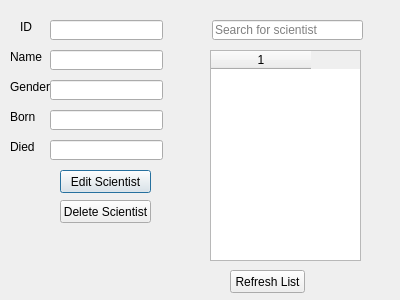
<?xml version="1.0" encoding="UTF-8"?>
<ui version="4.0">
 <class>EditDeletScientist</class>
 <widget class="QDialog" name="EditDeletScientist">
  <property name="geometry">
   <rect>
    <x>0</x>
    <y>0</y>
    <width>400</width>
    <height>300</height>
   </rect>
  </property>
  <property name="windowTitle">
   <string>Dialog</string>
  </property>
  <widget class="QPushButton" name="pushButton">
   <property name="geometry">
    <rect>
     <x>60</x>
     <y>170</y>
     <width>91</width>
     <height>23</height>
    </rect>
   </property>
   <property name="text">
    <string>Edit Scientist</string>
   </property>
  </widget>
  <widget class="QPushButton" name="DeleteScientist">
   <property name="geometry">
    <rect>
     <x>60</x>
     <y>200</y>
     <width>91</width>
     <height>23</height>
    </rect>
   </property>
   <property name="text">
    <string>Delete Scientist</string>
   </property>
  </widget>
  <widget class="QTableWidget" name="Names">
   <property name="geometry">
    <rect>
     <x>210</x>
     <y>50</y>
     <width>151</width>
     <height>211</height>
    </rect>
   </property>
   <property name="columnCount">
    <number>1</number>
   </property>
   <attribute name="verticalHeaderVisible">
    <bool>false</bool>
   </attribute>
   <column/>
  </widget>
  <widget class="QLineEdit" name="ScientistSearch">
   <property name="geometry">
    <rect>
     <x>212</x>
     <y>20</y>
     <width>151</width>
     <height>20</height>
    </rect>
   </property>
   <property name="text">
    <string/>
   </property>
   <property name="placeholderText">
    <string>Search for scientist</string>
   </property>
  </widget>
  <widget class="QLineEdit" name="txtName">
   <property name="geometry">
    <rect>
     <x>50</x>
     <y>50</y>
     <width>113</width>
     <height>20</height>
    </rect>
   </property>
  </widget>
  <widget class="QLineEdit" name="txtGender">
   <property name="geometry">
    <rect>
     <x>50</x>
     <y>80</y>
     <width>113</width>
     <height>20</height>
    </rect>
   </property>
  </widget>
  <widget class="QLineEdit" name="txtBorn">
   <property name="geometry">
    <rect>
     <x>50</x>
     <y>110</y>
     <width>113</width>
     <height>20</height>
    </rect>
   </property>
  </widget>
  <widget class="QLineEdit" name="txtDied">
   <property name="geometry">
    <rect>
     <x>50</x>
     <y>140</y>
     <width>113</width>
     <height>20</height>
    </rect>
   </property>
  </widget>
  <widget class="QLabel" name="label">
   <property name="geometry">
    <rect>
     <x>10</x>
     <y>50</y>
     <width>47</width>
     <height>13</height>
    </rect>
   </property>
   <property name="text">
    <string>Name</string>
   </property>
  </widget>
  <widget class="QLabel" name="label_2">
   <property name="geometry">
    <rect>
     <x>10</x>
     <y>80</y>
     <width>47</width>
     <height>13</height>
    </rect>
   </property>
   <property name="text">
    <string>Gender</string>
   </property>
  </widget>
  <widget class="QLabel" name="label_3">
   <property name="geometry">
    <rect>
     <x>10</x>
     <y>110</y>
     <width>47</width>
     <height>13</height>
    </rect>
   </property>
   <property name="text">
    <string>Born</string>
   </property>
  </widget>
  <widget class="QLabel" name="label_4">
   <property name="geometry">
    <rect>
     <x>10</x>
     <y>140</y>
     <width>47</width>
     <height>13</height>
    </rect>
   </property>
   <property name="text">
    <string>Died</string>
   </property>
  </widget>
  <widget class="QLabel" name="label_5">
   <property name="geometry">
    <rect>
     <x>20</x>
     <y>20</y>
     <width>47</width>
     <height>13</height>
    </rect>
   </property>
   <property name="text">
    <string>ID</string>
   </property>
  </widget>
  <widget class="QLineEdit" name="txtID">
   <property name="geometry">
    <rect>
     <x>50</x>
     <y>20</y>
     <width>113</width>
     <height>20</height>
    </rect>
   </property>
  </widget>
  <widget class="QPushButton" name="refresh">
   <property name="geometry">
    <rect>
     <x>230</x>
     <y>270</y>
     <width>75</width>
     <height>23</height>
    </rect>
   </property>
   <property name="text">
    <string>Refresh List</string>
   </property>
  </widget>
 </widget>
 <resources/>
 <connections/>
</ui>
